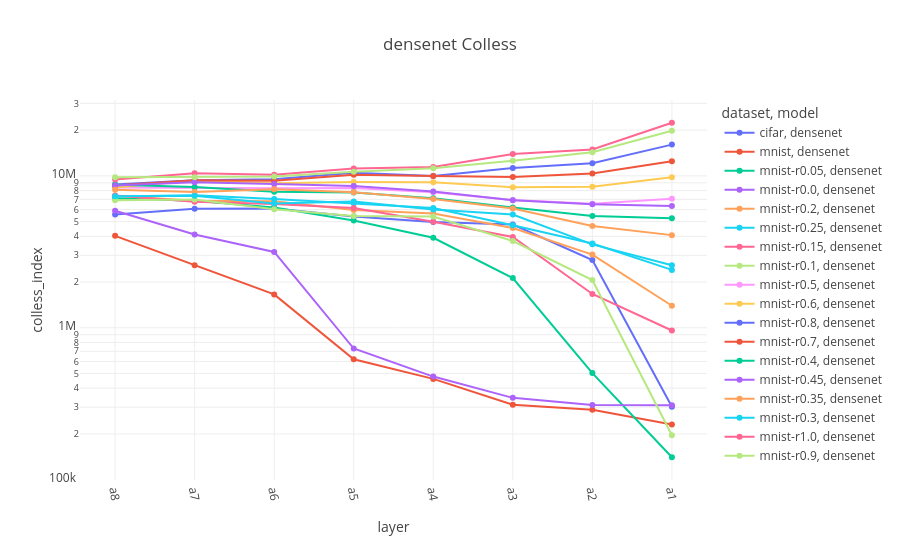

Notebook cell for this chart:
### Code cell
densenet = full_data[(full_data["model"].str.contains("densenet")) & (full_data["split"] == "trainUval")].copy()

densenet["layer_idx"] = densenet["layer"].apply(lambda x: layer_order['densenet'].index(x))
densenet.sort_values("layer_idx", inplace=True)

fig = px.line(densenet, x="layer", y="colless_index", color="dataset", symbol="model", color_discrete_sequence=px.colors.qualitative.Plotly, title="densenet Colless")
fig.update_xaxes(tickangle=80)
fig.update_yaxes(type="log")

### Figure 1 — Plotly figure (JSON) as saved in the notebook; plotly's stock layout.template omitted (floating-point values rounded to 4 significant figures)
{"data": [{"hovertemplate": "dataset=cifar<br>model=densenet<br>layer=%{x}<br>colless_index=%{y}<extra></extra>", "legendgroup": "cifar, densenet", "line": {"color": "#636EFA", "dash": "solid"}, "marker": {"symbol": "circle"}, "mode": "lines+markers", "name": "cifar, densenet", "orientation": "v", "showlegend": true, "type": "scatter", "x": ["a8", "a7", "a6", "a5", "a4", "a3", "a2", "a1"], "xaxis": "x", "y": [5575000.0, 6085000.0, 6097000.0, 5400000.0, 4966000.0, 4782000.0, 2792000.0, 301600.0], "yaxis": "y"}, {"hovertemplate": "dataset=mnist<br>model=densenet<br>layer=%{x}<br>colless_index=%{y}<extra></extra>", "legendgroup": "mnist, densenet", "line": {"color": "#EF553B", "dash": "solid"}, "marker": {"symbol": "circle"}, "mode": "lines+markers", "name": "mnist, densenet", "orientation": "v", "showlegend": true, "type": "scatter", "x": ["a8", "a7", "a6", "a5", "a4", "a3", "a2", "a1"], "xaxis": "x", "y": [4029000.0, 2582000.0, 1658000.0, 619800.0, 460700.0, 311600.0, 288900.0, 231000.0], "yaxis": "y"}, {"hovertemplate": "dataset=mnist-r0.05<br>model=densenet<br>layer=%{x}<br>colless_index=%{y}<extra></extra>", "legendgroup": "mnist-r0.05, densenet", "line": {"color": "#00CC96", "dash": "solid"}, "marker": {"symbol": "circle"}, "mode": "lines+markers", "name": "mnist-r0.05, densenet", "orientation": "v", "showlegend": true, "type": "scatter", "x": ["a8", "a7", "a6", "a5", "a4", "a3", "a2", "a1"], "xaxis": "x", "y": [7123000.0, 6868000.0, 6186000.0, 5087000.0, 3912000.0, 2124000.0, 503100.0, 140500.0], "yaxis": "y"}, {"hovertemplate": "dataset=mnist-r0.0<br>model=densenet<br>layer=%{x}<br>colless_index=%{y}<extra></extra>", "legendgroup": "mnist-r0.0, densenet", "line": {"color": "#AB63FA", "dash": "solid"}, "marker": {"symbol": "circle"}, "mode": "lines+markers", "name": "mnist-r0.0, densenet", "orientation": "v", "showlegend": true, "type": "scatter", "x": ["a8", "a7", "a6", "a5", "a4", "a3", "a2", "a1"], "xaxis": "x", "y": [5895000.0, 4112000.0, 3155000.0, 730000.0, 477100.0, 345600.0, 310000.0, 308800.0], "yaxis": "y"}, {"hovertemplate": "dataset=mnist-r0.2<br>model=densenet<br>layer=%{x}<br>colless_index=%{y}<extra></extra>", "legendgroup": "mnist-r0.2, densenet", "line": {"color": "#FFA15A", "dash": "solid"}, "marker": {"symbol": "circle"}, "mode": "lines+markers", "name": "mnist-r0.2, densenet", "orientation": "v", "showlegend": true, "type": "scatter", "x": ["a8", "a7", "a6", "a5", "a4", "a3", "a2", "a1"], "xaxis": "x", "y": [7389000.0, 6847000.0, 6806000.0, 5953000.0, 5656000.0, 4541000.0, 3032000.0, 1396000.0], "yaxis": "y"}, {"hovertemplate": "dataset=mnist-r0.25<br>model=densenet<br>layer=%{x}<br>colless_index=%{y}<extra></extra>", "legendgroup": "mnist-r0.25, densenet", "line": {"color": "#19D3F3", "dash": "solid"}, "marker": {"symbol": "circle"}, "mode": "lines+markers", "name": "mnist-r0.25, densenet", "orientation": "v", "showlegend": true, "type": "scatter", "x": ["a8", "a7", "a6", "a5", "a4", "a3", "a2", "a1"], "xaxis": "x", "y": [7307000.0, 7455000.0, 7040000.0, 6604000.0, 6154000.0, 4737000.0, 3590000.0, 2405000.0], "yaxis": "y"}, {"hovertemplate": "dataset=mnist-r0.15<br>model=densenet<br>layer=%{x}<br>colless_index=%{y}<extra></extra>", "legendgroup": "mnist-r0.15, densenet", "line": {"color": "#FF6692", "dash": "solid"}, "marker": {"symbol": "circle"}, "mode": "lines+markers", "name": "mnist-r0.15, densenet", "orientation": "v", "showlegend": true, "type": "scatter", "x": ["a8", "a7", "a6", "a5", "a4", "a3", "a2", "a1"], "xaxis": "x", "y": [7415000.0, 6759000.0, 6536000.0, 6143000.0, 4992000.0, 3957000.0, 1670000.0, 959300.0], "yaxis": "y"}, {"hovertemplate": "dataset=mnist-r0.1<br>model=densenet<br>layer=%{x}<br>colless_index=%{y}<extra></extra>", "legendgroup": "mnist-r0.1, densenet", "line": {"color": "#B6E880", "dash": "solid"}, "marker": {"symbol": "circle"}, "mode": "lines+markers", "name": "mnist-r0.1, densenet", "orientation": "v", "showlegend": true, "type": "scatter", "x": ["a8", "a7", "a6", "a5", "a4", "a3", "a2", "a1"], "xaxis": "x", "y": [6904000.0, 6987000.0, 6030000.0, 5439000.0, 5392000.0, 3727000.0, 2061000.0, 196300.0], "yaxis": "y"}, {"hovertemplate": "dataset=mnist-r0.5<br>model=densenet<br>layer=%{x}<br>colless_index=%{y}<extra></extra>", "legendgroup": "mnist-r0.5, densenet", "line": {"color": "#FF97FF", "dash": "solid"}, "marker": {"symbol": "circle"}, "mode": "lines+markers", "name": "mnist-r0.5, densenet", "orientation": "v", "showlegend": true, "type": "scatter", "x": ["a8", "a7", "a6", "a5", "a4", "a3", "a2", "a1"], "xaxis": "x", "y": [8377000.0, 8311000.0, 8283000.0, 8319000.0, 7792000.0, 6933000.0, 6551000.0, 7070000.0], "yaxis": "y"}, {"hovertemplate": "dataset=mnist-r0.6<br>model=densenet<br>layer=%{x}<br>colless_index=%{y}<extra></extra>", "legendgroup": "mnist-r0.6, densenet", "line": {"color": "#FECB52", "dash": "solid"}, "marker": {"symbol": "circle"}, "mode": "lines+markers", "name": "mnist-r0.6, densenet", "orientation": "v", "showlegend": true, "type": "scatter", "x": ["a8", "a7", "a6", "a5", "a4", "a3", "a2", "a1"], "xaxis": "x", "y": [8371000.0, 9305000.0, 8956000.0, 9116000.0, 9063000.0, 8426000.0, 8494000.0, 9807000.0], "yaxis": "y"}, {"hovertemplate": "dataset=mnist-r0.8<br>model=densenet<br>layer=%{x}<br>colless_index=%{y}<extra></extra>", "legendgroup": "mnist-r0.8, densenet", "line": {"color": "#636EFA", "dash": "solid"}, "marker": {"symbol": "circle"}, "mode": "lines+markers", "name": "mnist-r0.8, densenet", "orientation": "v", "showlegend": true, "type": "scatter", "x": ["a8", "a7", "a6", "a5", "a4", "a3", "a2", "a1"], "xaxis": "x", "y": [8772000.0, 9353000.0, 9515000.0, 10480000.0, 9989000.0, 11260000.0, 12110000.0, 16070000.0], "yaxis": "y"}, {"hovertemplate": "dataset=mnist-r0.7<br>model=densenet<br>layer=%{x}<br>colless_index=%{y}<extra></extra>", "legendgroup": "mnist-r0.7, densenet", "line": {"color": "#EF553B", "dash": "solid"}, "marker": {"symbol": "circle"}, "mode": "lines+markers", "name": "mnist-r0.7, densenet", "orientation": "v", "showlegend": true, "type": "scatter", "x": ["a8", "a7", "a6", "a5", "a4", "a3", "a2", "a1"], "xaxis": "x", "y": [8642000.0, 9364000.0, 9299000.0, 10170000.0, 9997000.0, 9827000.0, 10370000.0, 12480000.0], "yaxis": "y"}, {"hovertemplate": "dataset=mnist-r0.4<br>model=densenet<br>layer=%{x}<br>colless_index=%{y}<extra></extra>", "legendgroup": "mnist-r0.4, densenet", "line": {"color": "#00CC96", "dash": "solid"}, "marker": {"symbol": "circle"}, "mode": "lines+markers", "name": "mnist-r0.4, densenet", "orientation": "v", "showlegend": true, "type": "scatter", "x": ["a8", "a7", "a6", "a5", "a4", "a3", "a2", "a1"], "xaxis": "x", "y": [8745000.0, 8451000.0, 7875000.0, 7774000.0, 7128000.0, 6183000.0, 5444000.0, 5267000.0], "yaxis": "y"}, {"hovertemplate": "dataset=mnist-r0.45<br>model=densenet<br>layer=%{x}<br>colless_index=%{y}<extra></extra>", "legendgroup": "mnist-r0.45, densenet", "line": {"color": "#AB63FA", "dash": "solid"}, "marker": {"symbol": "circle"}, "mode": "lines+markers", "name": "mnist-r0.45, densenet", "orientation": "v", "showlegend": true, "type": "scatter", "x": ["a8", "a7", "a6", "a5", "a4", "a3", "a2", "a1"], "xaxis": "x", "y": [8647000.0, 9075000.0, 8849000.0, 8566000.0, 7883000.0, 6903000.0, 6514000.0, 6334000.0], "yaxis": "y"}, {"hovertemplate": "dataset=mnist-r0.35<br>model=densenet<br>layer=%{x}<br>colless_index=%{y}<extra></extra>", "legendgroup": "mnist-r0.35, densenet", "line": {"color": "#FFA15A", "dash": "solid"}, "marker": {"symbol": "circle"}, "mode": "lines+markers", "name": "mnist-r0.35, densenet", "orientation": "v", "showlegend": true, "type": "scatter", "x": ["a8", "a7", "a6", "a5", "a4", "a3", "a2", "a1"], "xaxis": "x", "y": [8104000.0, 7830000.0, 8170000.0, 7797000.0, 7047000.0, 6098000.0, 4676000.0, 4073000.0], "yaxis": "y"}, {"hovertemplate": "dataset=mnist-r0.3<br>model=densenet<br>layer=%{x}<br>colless_index=%{y}<extra></extra>", "legendgroup": "mnist-r0.3, densenet", "line": {"color": "#19D3F3", "dash": "solid"}, "marker": {"symbol": "circle"}, "mode": "lines+markers", "name": "mnist-r0.3, densenet", "orientation": "v", "showlegend": true, "type": "scatter", "x": ["a8", "a7", "a6", "a5", "a4", "a3", "a2", "a1"], "xaxis": "x", "y": [7342000.0, 7392000.0, 6590000.0, 6785000.0, 6009000.0, 5568000.0, 3540000.0, 2576000.0], "yaxis": "y"}, {"hovertemplate": "dataset=mnist-r1.0<br>model=densenet<br>layer=%{x}<br>colless_index=%{y}<extra></extra>", "legendgroup": "mnist-r1.0, densenet", "line": {"color": "#FF6692", "dash": "solid"}, "marker": {"symbol": "circle"}, "mode": "lines+markers", "name": "mnist-r1.0, densenet", "orientation": "v", "showlegend": true, "type": "scatter", "x": ["a8", "a7", "a6", "a5", "a4", "a3", "a2", "a1"], "xaxis": "x", "y": [9467000.0, 10390000.0, 10180000.0, 11180000.0, 11440000.0, 13920000.0, 14910000.0, 22370000.0], "yaxis": "y"}, {"hovertemplate": "dataset=mnist-r0.9<br>model=densenet<br>layer=%{x}<br>colless_index=%{y}<extra></extra>", "legendgroup": "mnist-r0.9, densenet", "line": {"color": "#B6E880", "dash": "solid"}, "marker": {"symbol": "circle"}, "mode": "lines+markers", "name": "mnist-r0.9, densenet", "orientation": "v", "showlegend": true, "type": "scatter", "x": ["a8", "a7", "a6", "a5", "a4", "a3", "a2", "a1"], "xaxis": "x", "y": [9785000.0, 9810000.0, 9907000.0, 10640000.0, 11210000.0, 12570000.0, 14310000.0, 19800000.0], "yaxis": "y"}], "layout": {"legend": {"title": {"text": "dataset, model"}, "tracegroupgap": 0}, "title": {"text": "densenet Colless"}, "xaxis": {"anchor": "y", "domain": [0, 1], "tickangle": 80, "title": {"text": "layer"}}, "yaxis": {"anchor": "x", "domain": [0, 1], "title": {"text": "colless_index"}, "type": "log"}}}
